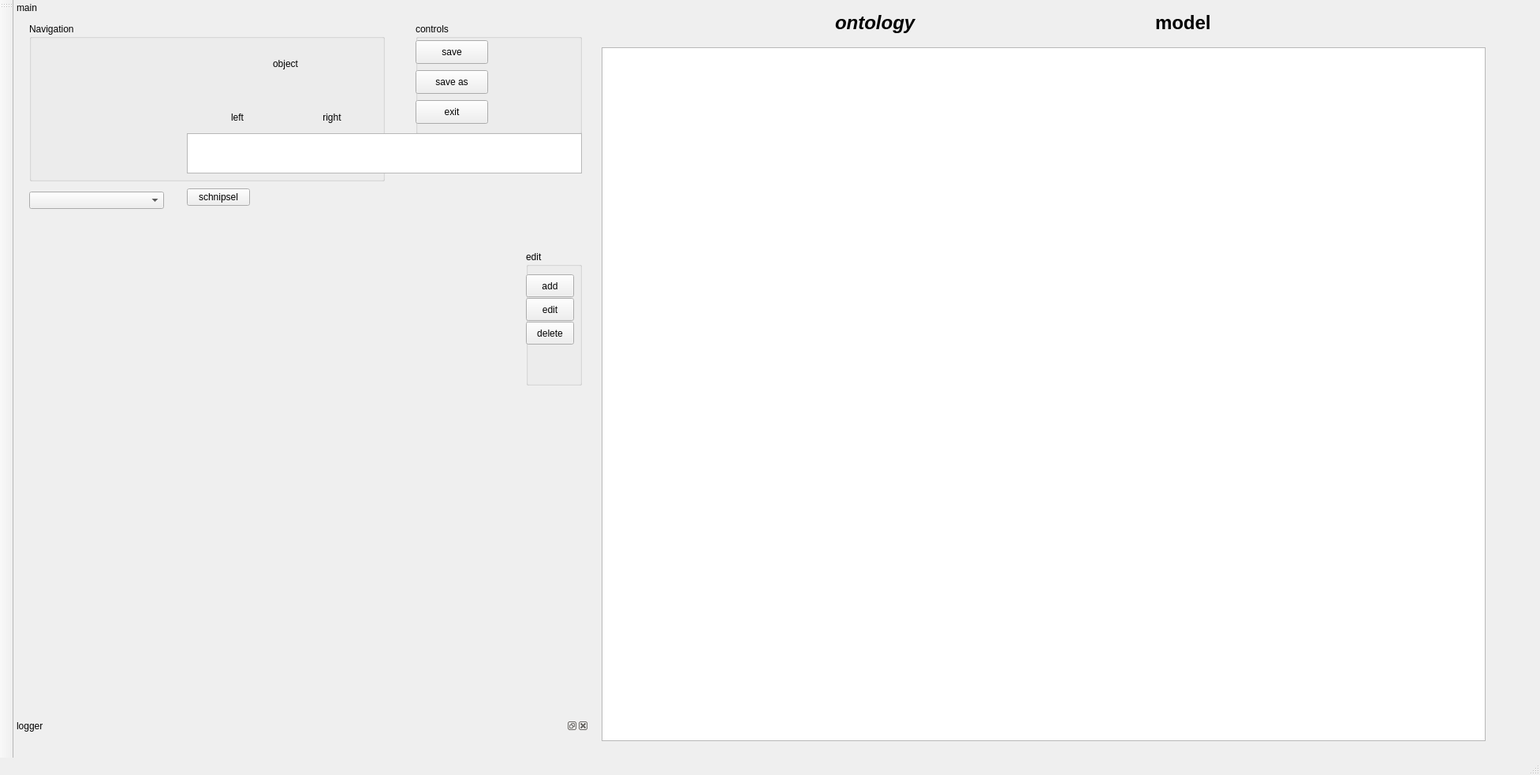
<?xml version="1.0" encoding="UTF-8"?>
<ui version="4.0">
 <class>MainWindow</class>
 <widget class="QMainWindow" name="MainWindow">
  <property name="geometry">
   <rect>
    <x>0</x>
    <y>0</y>
    <width>1953</width>
    <height>983</height>
   </rect>
  </property>
  <property name="sizePolicy">
   <sizepolicy hsizetype="Expanding" vsizetype="Expanding">
    <horstretch>0</horstretch>
    <verstretch>0</verstretch>
   </sizepolicy>
  </property>
  <property name="minimumSize">
   <size>
    <width>100</width>
    <height>0</height>
   </size>
  </property>
  <property name="windowTitle">
   <string>Process Modeller</string>
  </property>
  <property name="dockNestingEnabled">
   <bool>false</bool>
  </property>
  <property name="dockOptions">
   <set>QMainWindow::AllowTabbedDocks|QMainWindow::AnimatedDocks|QMainWindow::ForceTabbedDocks|QMainWindow::VerticalTabs</set>
  </property>
  <widget class="QWidget" name="centralwidget">
   <property name="layoutDirection">
    <enum>Qt::LeftToRight</enum>
   </property>
   <widget class="QWidget" name="layoutWidget">
    <property name="geometry">
     <rect>
      <x>10</x>
      <y>10</y>
      <width>1111</width>
      <height>38</height>
     </rect>
    </property>
    <layout class="QHBoxLayout" name="horizontalLayout">
     <property name="topMargin">
      <number>4</number>
     </property>
     <property name="bottomMargin">
      <number>4</number>
     </property>
     <item>
      <widget class="QLabel" name="labelOntology">
       <property name="sizePolicy">
        <sizepolicy hsizetype="Fixed" vsizetype="Preferred">
         <horstretch>0</horstretch>
         <verstretch>0</verstretch>
        </sizepolicy>
       </property>
       <property name="font">
        <font>
         <pointsize>18</pointsize>
         <weight>75</weight>
         <italic>true</italic>
         <bold>true</bold>
        </font>
       </property>
       <property name="text">
        <string>ontology</string>
       </property>
      </widget>
     </item>
     <item>
      <widget class="QLabel" name="labelModel">
       <property name="sizePolicy">
        <sizepolicy hsizetype="Fixed" vsizetype="Preferred">
         <horstretch>0</horstretch>
         <verstretch>0</verstretch>
        </sizepolicy>
       </property>
       <property name="font">
        <font>
         <pointsize>18</pointsize>
         <weight>75</weight>
         <bold>true</bold>
        </font>
       </property>
       <property name="text">
        <string>model      </string>
       </property>
      </widget>
     </item>
    </layout>
   </widget>
   <widget class="QGraphicsView" name="graphicsView">
    <property name="geometry">
     <rect>
      <x>10</x>
      <y>60</y>
      <width>1121</width>
      <height>880</height>
     </rect>
    </property>
    <property name="minimumSize">
     <size>
      <width>750</width>
      <height>0</height>
     </size>
    </property>
   </widget>
  </widget>
  <widget class="QStatusBar" name="statusbar"/>
  <widget class="QDockWidget" name="dockWidgetMain">
   <property name="sizePolicy">
    <sizepolicy hsizetype="Preferred" vsizetype="Expanding">
     <horstretch>0</horstretch>
     <verstretch>0</verstretch>
    </sizepolicy>
   </property>
   <property name="minimumSize">
    <size>
     <width>730</width>
     <height>346</height>
    </size>
   </property>
   <property name="floating">
    <bool>false</bool>
   </property>
   <property name="features">
    <set>QDockWidget::NoDockWidgetFeatures</set>
   </property>
   <property name="allowedAreas">
    <set>Qt::LeftDockWidgetArea</set>
   </property>
   <property name="windowTitle">
    <string>main</string>
   </property>
   <attribute name="dockWidgetArea">
    <number>1</number>
   </attribute>
   <widget class="QWidget" name="dockWidgetContents">
    <property name="sizePolicy">
     <sizepolicy hsizetype="Fixed" vsizetype="Preferred">
      <horstretch>0</horstretch>
      <verstretch>0</verstretch>
     </sizepolicy>
    </property>
    <property name="minimumSize">
     <size>
      <width>730</width>
      <height>0</height>
     </size>
    </property>
    <widget class="QGroupBox" name="groupBox">
     <property name="geometry">
      <rect>
       <x>20</x>
       <y>10</y>
       <width>451</width>
       <height>201</height>
      </rect>
     </property>
     <property name="title">
      <string>Navigation</string>
     </property>
     <widget class="QWidget" name="formLayoutWidget">
      <property name="geometry">
       <rect>
        <x>0</x>
        <y>40</y>
        <width>141</width>
        <height>151</height>
       </rect>
      </property>
      <layout class="QFormLayout" name="formKeyAutomaton"/>
     </widget>
     <widget class="QWidget" name="layoutWidget">
      <property name="geometry">
       <rect>
        <x>200</x>
        <y>40</y>
        <width>250</width>
        <height>92</height>
       </rect>
      </property>
      <layout class="QVBoxLayout" name="verticalLayout">
       <item>
        <layout class="QHBoxLayout" name="horizontalLayout_5">
         <item>
          <spacer name="horizontalSpacer_3">
           <property name="orientation">
            <enum>Qt::Horizontal</enum>
           </property>
           <property name="sizeHint" stdset="0">
            <size>
             <width>40</width>
             <height>20</height>
            </size>
           </property>
          </spacer>
         </item>
         <item>
          <widget class="QLabel" name="labelObject">
           <property name="sizePolicy">
            <sizepolicy hsizetype="Fixed" vsizetype="Fixed">
             <horstretch>0</horstretch>
             <verstretch>0</verstretch>
            </sizepolicy>
           </property>
           <property name="minimumSize">
            <size>
             <width>120</width>
             <height>20</height>
            </size>
           </property>
           <property name="text">
            <string>object</string>
           </property>
           <property name="alignment">
            <set>Qt::AlignCenter</set>
           </property>
          </widget>
         </item>
         <item>
          <spacer name="horizontalSpacer_4">
           <property name="orientation">
            <enum>Qt::Horizontal</enum>
           </property>
           <property name="sizeHint" stdset="0">
            <size>
             <width>40</width>
             <height>20</height>
            </size>
           </property>
          </spacer>
         </item>
        </layout>
       </item>
       <item>
        <layout class="QHBoxLayout" name="horizontalLayout_3">
         <item>
          <spacer name="horizontalSpacer">
           <property name="orientation">
            <enum>Qt::Horizontal</enum>
           </property>
           <property name="sizeHint" stdset="0">
            <size>
             <width>40</width>
             <height>20</height>
            </size>
           </property>
          </spacer>
         </item>
         <item>
          <widget class="QLabel" name="pixmapCursor">
           <property name="enabled">
            <bool>true</bool>
           </property>
           <property name="sizePolicy">
            <sizepolicy hsizetype="Fixed" vsizetype="Fixed">
             <horstretch>0</horstretch>
             <verstretch>0</verstretch>
            </sizepolicy>
           </property>
           <property name="minimumSize">
            <size>
             <width>32</width>
             <height>32</height>
            </size>
           </property>
           <property name="frameShadow">
            <enum>QFrame::Sunken</enum>
           </property>
           <property name="text">
            <string/>
           </property>
           <property name="textFormat">
            <enum>Qt::PlainText</enum>
           </property>
           <property name="scaledContents">
            <bool>true</bool>
           </property>
           <property name="textInteractionFlags">
            <set>Qt::NoTextInteraction</set>
           </property>
          </widget>
         </item>
         <item>
          <spacer name="horizontalSpacer_2">
           <property name="orientation">
            <enum>Qt::Horizontal</enum>
           </property>
           <property name="sizeHint" stdset="0">
            <size>
             <width>40</width>
             <height>20</height>
            </size>
           </property>
          </spacer>
         </item>
        </layout>
       </item>
       <item>
        <layout class="QHBoxLayout" name="horizontalLayout_2">
         <item>
          <widget class="QLabel" name="labelLeft">
           <property name="sizePolicy">
            <sizepolicy hsizetype="Fixed" vsizetype="Fixed">
             <horstretch>0</horstretch>
             <verstretch>0</verstretch>
            </sizepolicy>
           </property>
           <property name="minimumSize">
            <size>
             <width>100</width>
             <height>20</height>
            </size>
           </property>
           <property name="text">
            <string>left</string>
           </property>
           <property name="alignment">
            <set>Qt::AlignCenter</set>
           </property>
          </widget>
         </item>
         <item>
          <widget class="QLabel" name="labelRight">
           <property name="sizePolicy">
            <sizepolicy hsizetype="Fixed" vsizetype="Fixed">
             <horstretch>0</horstretch>
             <verstretch>0</verstretch>
            </sizepolicy>
           </property>
           <property name="minimumSize">
            <size>
             <width>100</width>
             <height>20</height>
            </size>
           </property>
           <property name="text">
            <string>right</string>
           </property>
           <property name="alignment">
            <set>Qt::AlignCenter</set>
           </property>
          </widget>
         </item>
        </layout>
       </item>
      </layout>
     </widget>
    </widget>
    <widget class="QGroupBox" name="groupBoxMainControl">
     <property name="geometry">
      <rect>
       <x>510</x>
       <y>10</y>
       <width>211</width>
       <height>141</height>
      </rect>
     </property>
     <property name="title">
      <string>controls</string>
     </property>
     <widget class="QWidget" name="verticalLayoutWidget_2">
      <property name="geometry">
       <rect>
        <x>0</x>
        <y>20</y>
        <width>92</width>
        <height>111</height>
       </rect>
      </property>
      <layout class="QVBoxLayout" name="verticalLayout_3">
       <item>
        <widget class="QPushButton" name="pushSave">
         <property name="enabled">
          <bool>true</bool>
         </property>
         <property name="minimumSize">
          <size>
           <width>0</width>
           <height>30</height>
          </size>
         </property>
         <property name="text">
          <string>save</string>
         </property>
        </widget>
       </item>
       <item>
        <widget class="QPushButton" name="pushSaveAs">
         <property name="enabled">
          <bool>true</bool>
         </property>
         <property name="minimumSize">
          <size>
           <width>0</width>
           <height>30</height>
          </size>
         </property>
         <property name="text">
          <string>save as</string>
         </property>
        </widget>
       </item>
       <item>
        <widget class="QPushButton" name="pushExit">
         <property name="minimumSize">
          <size>
           <width>0</width>
           <height>30</height>
          </size>
         </property>
         <property name="text">
          <string>exit</string>
         </property>
        </widget>
       </item>
      </layout>
     </widget>
    </widget>
    <widget class="QWidget" name="layoutWidget_2">
     <property name="geometry">
      <rect>
       <x>220</x>
       <y>220</y>
       <width>501</width>
       <height>31</height>
      </rect>
     </property>
     <layout class="QFormLayout" name="formLayout_3">
      <property name="sizeConstraint">
       <enum>QLayout::SetMinimumSize</enum>
      </property>
      <property name="fieldGrowthPolicy">
       <enum>QFormLayout::AllNonFixedFieldsGrow</enum>
      </property>
      <item row="0" column="0">
       <widget class="QPushButton" name="pushSchnipsel">
        <property name="text">
         <string>schnipsel</string>
        </property>
       </widget>
      </item>
      <item row="0" column="1">
       <widget class="QLabel" name="labelSchnipsel">
        <property name="sizePolicy">
         <sizepolicy hsizetype="Fixed" vsizetype="Preferred">
          <horstretch>0</horstretch>
          <verstretch>0</verstretch>
         </sizepolicy>
        </property>
        <property name="text">
         <string/>
        </property>
       </widget>
      </item>
     </layout>
    </widget>
    <widget class="QWidget" name="widgetInteraction" native="true">
     <property name="geometry">
      <rect>
       <x>0</x>
       <y>280</y>
       <width>721</width>
       <height>641</height>
      </rect>
     </property>
     <widget class="QWidget" name="horizontalLayoutWidget">
      <property name="geometry">
       <rect>
        <x>20</x>
        <y>230</y>
        <width>701</width>
        <height>221</height>
       </rect>
      </property>
      <layout class="QHBoxLayout" name="layoutInteractiveWidgetBottom"/>
     </widget>
     <widget class="QWidget" name="horizontalLayoutWidget_2">
      <property name="geometry">
       <rect>
        <x>20</x>
        <y>10</y>
        <width>211</width>
        <height>221</height>
       </rect>
      </property>
      <layout class="QHBoxLayout" name="layoutInteractiveWidgetTop"/>
     </widget>
     <widget class="QWidget" name="horizontalLayoutWidget_3">
      <property name="geometry">
       <rect>
        <x>240</x>
        <y>10</y>
        <width>401</width>
        <height>221</height>
       </rect>
      </property>
      <layout class="QHBoxLayout" name="layoutNetworks"/>
     </widget>
     <widget class="QGroupBox" name="groupBoxNamedNetworks">
      <property name="geometry">
       <rect>
        <x>650</x>
        <y>19</y>
        <width>71</width>
        <height>171</height>
       </rect>
      </property>
      <property name="title">
       <string>edit</string>
      </property>
      <widget class="QPushButton" name="pushAddNamedNetwork">
       <property name="geometry">
        <rect>
         <x>0</x>
         <y>30</y>
         <width>61</width>
         <height>29</height>
        </rect>
       </property>
       <property name="text">
        <string>add</string>
       </property>
      </widget>
      <widget class="QPushButton" name="pushEditNamedNetwork">
       <property name="geometry">
        <rect>
         <x>0</x>
         <y>60</y>
         <width>61</width>
         <height>29</height>
        </rect>
       </property>
       <property name="text">
        <string>edit</string>
       </property>
      </widget>
      <widget class="QPushButton" name="pushDeleteNamedNetwork">
       <property name="geometry">
        <rect>
         <x>0</x>
         <y>90</y>
         <width>61</width>
         <height>29</height>
        </rect>
       </property>
       <property name="text">
        <string>delete</string>
       </property>
      </widget>
     </widget>
    </widget>
    <widget class="QWidget" name="layoutWidget">
     <property name="geometry">
      <rect>
       <x>20</x>
       <y>220</y>
       <width>171</width>
       <height>31</height>
      </rect>
     </property>
     <layout class="QVBoxLayout" name="layoutEditorPhase">
      <item>
       <widget class="QComboBox" name="comboEditorPhase"/>
      </item>
     </layout>
    </widget>
    <widget class="QPlainTextEdit" name="textStatus">
     <property name="geometry">
      <rect>
       <x>220</x>
       <y>150</y>
       <width>501</width>
       <height>51</height>
      </rect>
     </property>
     <property name="palette">
      <palette>
       <active>
        <colorrole role="Text">
         <brush brushstyle="SolidPattern">
          <color alpha="255">
           <red>255</red>
           <green>0</green>
           <blue>0</blue>
          </color>
         </brush>
        </colorrole>
       </active>
       <inactive>
        <colorrole role="Text">
         <brush brushstyle="SolidPattern">
          <color alpha="255">
           <red>255</red>
           <green>0</green>
           <blue>0</blue>
          </color>
         </brush>
        </colorrole>
       </inactive>
       <disabled>
        <colorrole role="Text">
         <brush brushstyle="SolidPattern">
          <color alpha="255">
           <red>166</red>
           <green>162</green>
           <blue>159</blue>
          </color>
         </brush>
        </colorrole>
       </disabled>
      </palette>
     </property>
    </widget>
   </widget>
  </widget>
  <widget class="QToolBar" name="toolBar">
   <property name="orientation">
    <enum>Qt::Vertical</enum>
   </property>
   <attribute name="toolBarArea">
    <enum>LeftToolBarArea</enum>
   </attribute>
   <attribute name="toolBarBreak">
    <bool>false</bool>
   </attribute>
  </widget>
  <widget class="QDockWidget" name="dockWidgetLogger">
   <property name="allowedAreas">
    <set>Qt::LeftDockWidgetArea</set>
   </property>
   <property name="windowTitle">
    <string>logger</string>
   </property>
   <attribute name="dockWidgetArea">
    <number>1</number>
   </attribute>
   <widget class="QWidget" name="dockWidgetContents_2"/>
  </widget>
 </widget>
 <resources/>
 <connections/>
</ui>
